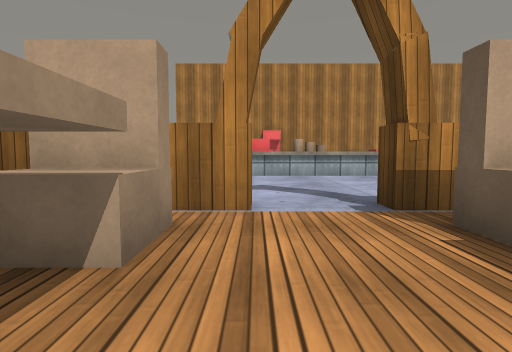
[1] (above)

21 first-person views from a walk through a Unity game level. The camera is 0.68 m above the floor, tilts 4° down and sees 80° across. The floor is counted in squares, 1 m on a side. Each view is taken from the middle of a square. On the plan, view 1 faces up. The plan holds only what a view shows up to about 10 squares ahead; the rest is blank. The player is left out. Surface patterns are stand-ins for the level's own textures.

[2]
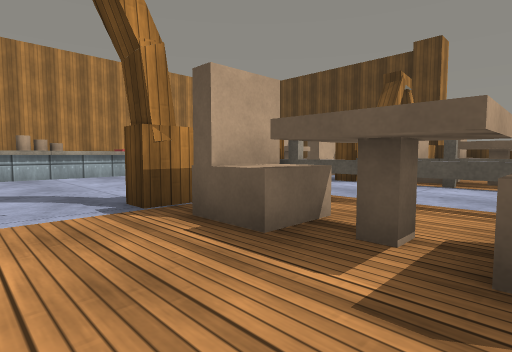

[3]
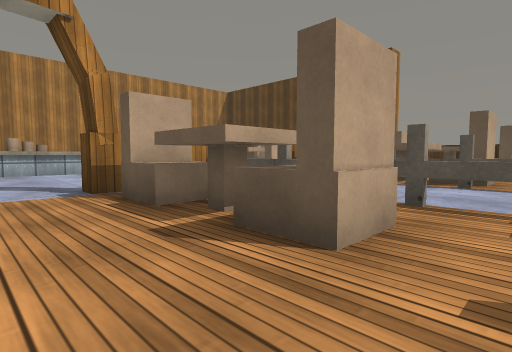

[4]
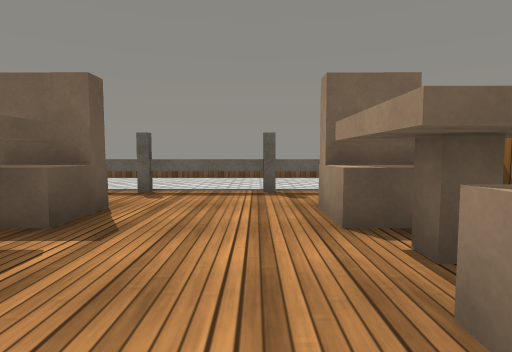

[5]
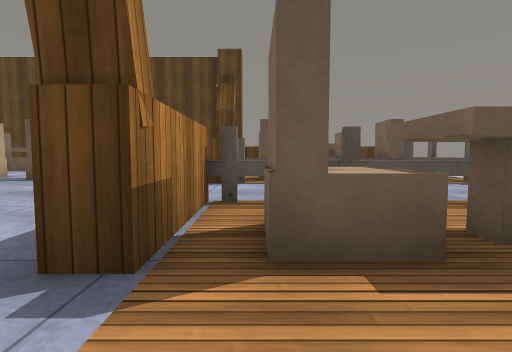

[6]
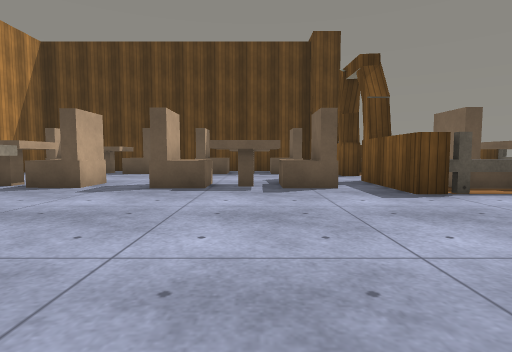

[7]
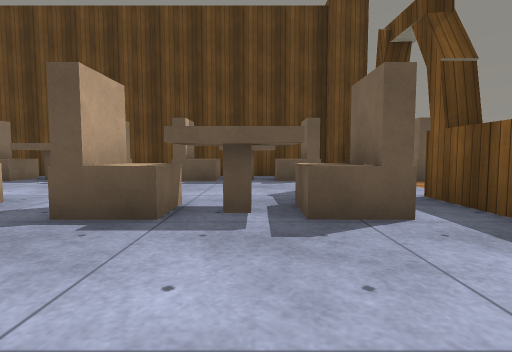

[8]
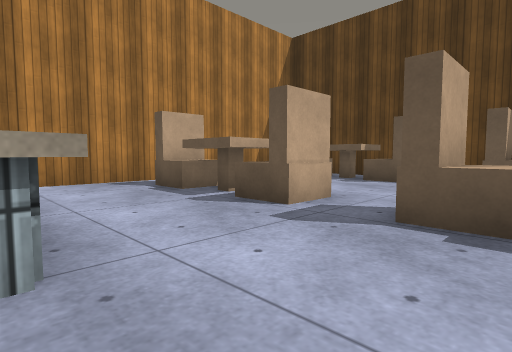

[9]
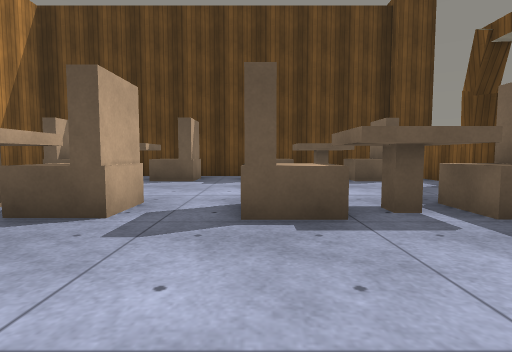

[10]
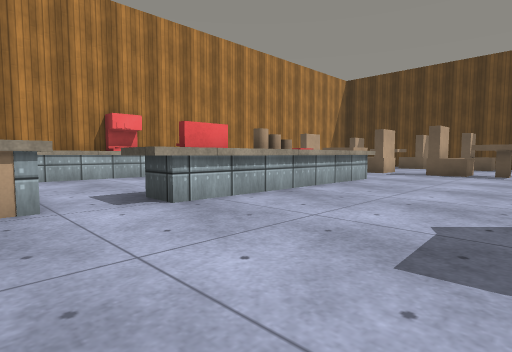

[11]
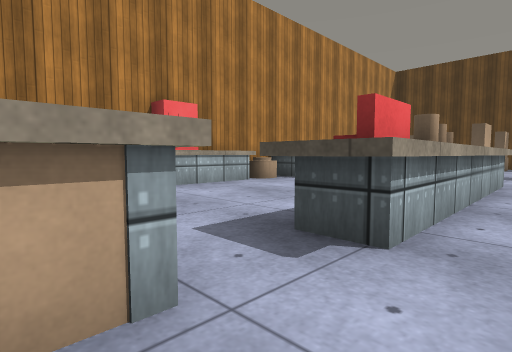

[12]
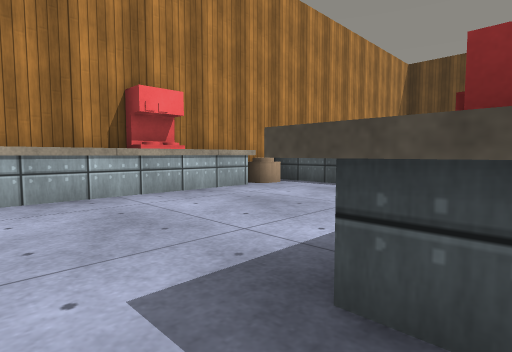

[13]
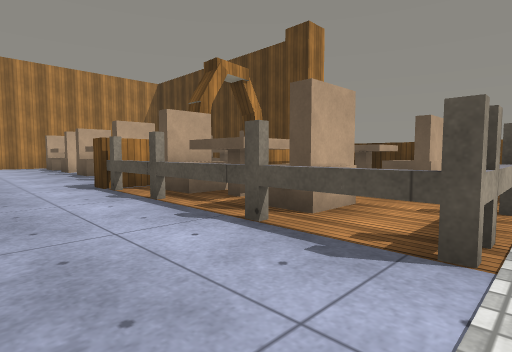

[14]
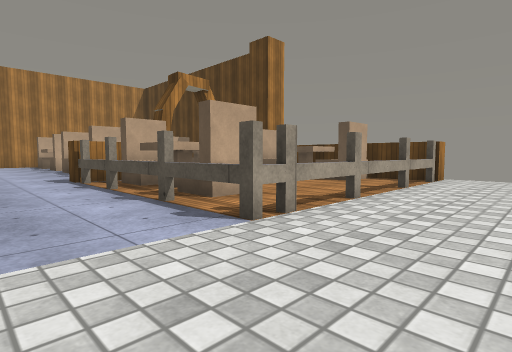

[15]
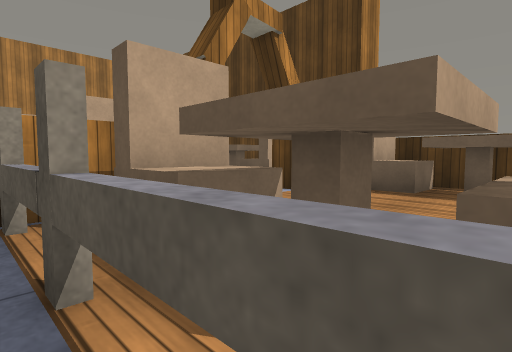

[16]
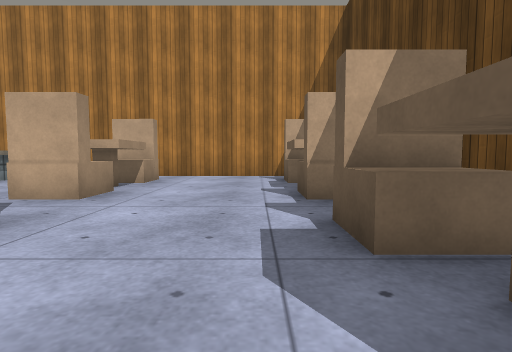

[17]
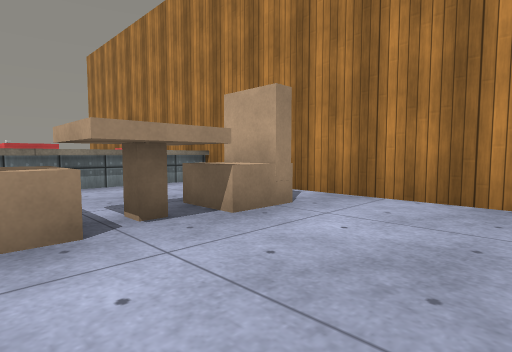

[18]
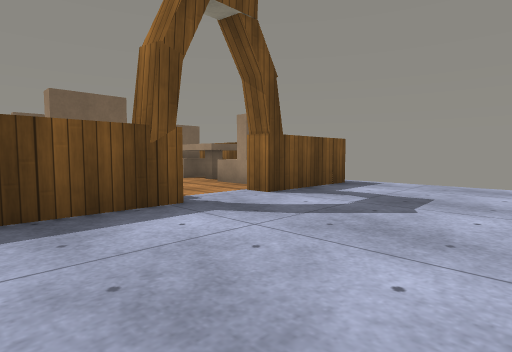

[19]
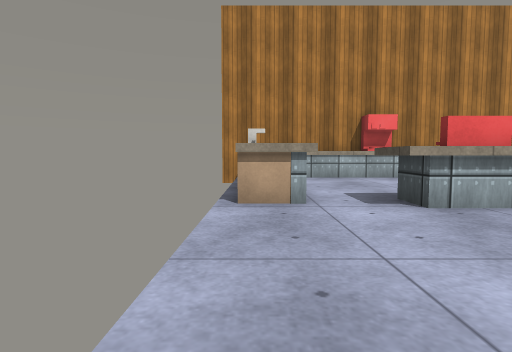

[20]
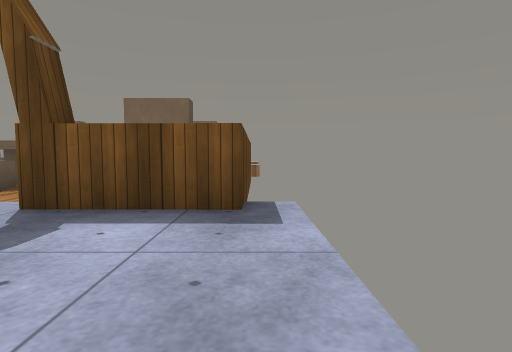

[21]
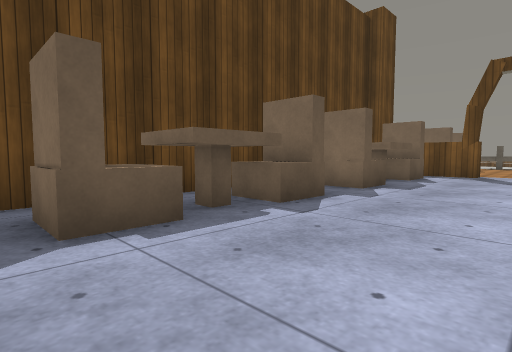

### Floor plan
Key: @ floor where view 1 was taken; # wall or solid block; . main floor; : floor 0.05 m higher than the main floor; = window, fence, low wall or low ledge; ^ raised ledge; T thing the floor can be seen under or through; O other object.
Columns run from 3 left of view 1 to 15 right of it. Each row starts with its distance up from view 1.
 16   ^#####^##########
 15  ^^OO^OO^.........#
 14  ^......^..OO...OO#
 13 ^^......^..OO...OO#
 12 ^^....  ^..OO...OO#
 11 ^^^#     ..OO...OO#
 10 ^.^O^O^^^.........#
  9 ...........OO...OO#
  8 ...........OO...OO#
  7 ...........OO...OO#
  6 ...........OO...OO#
  5 ..................#
  4 ###..###...##..###
  3 ##O..OO#...OO...O#
  2 #OO..OO#...OO...O#
  1 #OO..OO=...OO...O#
  0 #OO@.OO=...OO...O#
 -1 ##O..OO#...OO...O#
 -2   .....=..=......##
 -3   =TTT= :::TTTTT=:
 -4   ::::: ::::::::::
 -5   ::::: ::::::

Where each view was taken, in squares from view 1:
view 1: 0 up, 0 right, facing up
view 2: 0 up, 0 right, facing up-right
view 3: 2 down, 0 right, facing up-right
view 4: 3 up, 0 right, facing down
view 5: 3 up, 0 right, facing right
view 6: 7 up, 2 right, facing right
view 7: 7 up, 5 right, facing right
view 8: 8 up, 5 right, facing up-right
view 9: 9 up, 5 right, facing right
view 10: 6 up, 3 left, facing up-right
view 11: 9 up, 3 left, facing up-right
view 12: 10 up, 2 left, facing up-right
view 13: 3 down, 5 right, facing up-right
view 14: 5 down, 5 right, facing up-right
view 15: 0 up, 7 right, facing up-right
view 16: 6 up, 12 right, facing up
view 17: 11 up, 12 right, facing up-left
view 18: 8 up, 4 right, facing down-left
view 19: 6 up, 3 left, facing up
view 20: 8 up, 3 left, facing down
view 21: 15 up, 10 right, facing down-right
